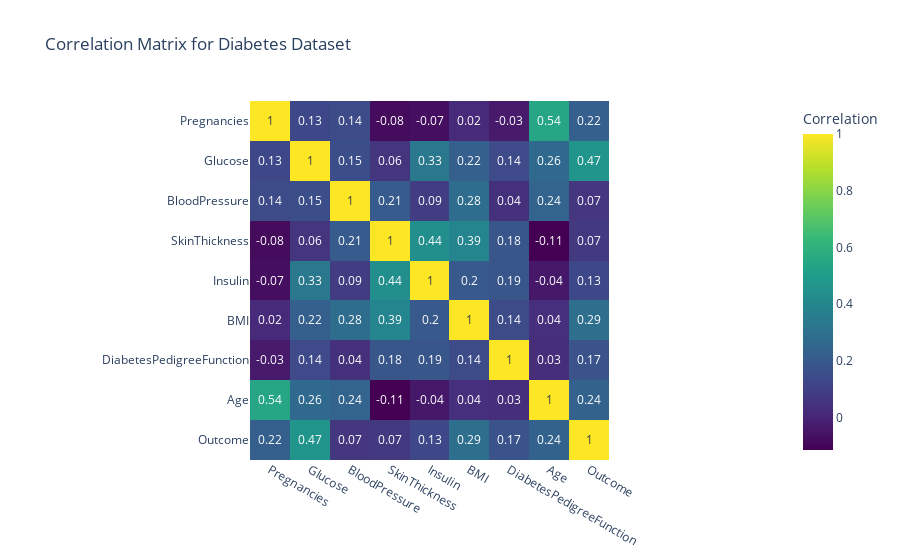

Here is the notebook cell this chart was saved with:
### Markdown cell above
Diabetic individuals (Outcome = 1) tend to be older, with a more significant concentration in the 30–50 age range.
Non-diabetic individuals (Outcome = 0) have a broader age distribution, including more younger individuals.
This implies that age might play a role in the likelihood of developing diabetes, with older individuals at a higher risk.

### Code cell
# 5. Heatmap: Correlation Matrix
correlation = df.corr()
correlation_matrix = correlation.values.astype(float)
fig5 = px.imshow(correlation_matrix, x=correlation.columns, y=correlation.columns,
                 color_continuous_scale='Viridis', title="Correlation Matrix for Diabetes Dataset",
                 labels=dict(color="Correlation"))
fig5.update_traces(text=correlation.values.round(2), texttemplate="%{text}")

fig5.show()

### Figure 1 — Plotly figure (JSON) as saved in the notebook; plotly's stock layout.template omitted (floating-point values rounded to 4 significant figures)
{"data": [{"coloraxis": "coloraxis", "hovertemplate": "x: %{x}<br>y: %{y}<br>Correlation: %{z}<extra></extra>", "name": "0", "text": [[1, 0.13, 0.14, -0.08, -0.07, 0.02, -0.03, 0.54, 0.22], [0.13, 1, 0.15, 0.06, 0.33, 0.22, 0.14, 0.26, 0.47], [0.14, 0.15, 1, 0.21, 0.09, 0.28, 0.04, 0.24, 0.07], [-0.08, 0.06, 0.21, 1, 0.44, 0.39, 0.18, -0.11, 0.07], [-0.07, 0.33, 0.09, 0.44, 1, 0.2, 0.19, -0.04, 0.13], [0.02, 0.22, 0.28, 0.39, 0.2, 1, 0.14, 0.04, 0.29], [-0.03, 0.14, 0.04, 0.18, 0.19, 0.14, 1, 0.03, 0.17], [0.54, 0.26, 0.24, -0.11, -0.04, 0.04, 0.03, 1, 0.24], [0.22, 0.47, 0.07, 0.07, 0.13, 0.29, 0.17, 0.24, 1]], "texttemplate": "%{text}", "type": "heatmap", "x": ["Pregnancies", "Glucose", "BloodPressure", "SkinThickness", "Insulin", "BMI", "DiabetesPedigreeFunction", "Age", "Outcome"], "xaxis": "x", "y": ["Pregnancies", "Glucose", "BloodPressure", "SkinThickness", "Insulin", "BMI", "DiabetesPedigreeFunction", "Age", "Outcome"], "yaxis": "y", "z": [[1, 0.1295, 0.1413, -0.08167, -0.07353, 0.01768, -0.03352, 0.5443, 0.2219], [0.1295, 1, 0.1526, 0.05733, 0.3314, 0.2211, 0.1373, 0.2635, 0.4666], [0.1413, 0.1526, 1, 0.2074, 0.08893, 0.2818, 0.04126, 0.2395, 0.06507], [-0.08167, 0.05733, 0.2074, 1, 0.4368, 0.3926, 0.1839, -0.114, 0.07475], [-0.07353, 0.3314, 0.08893, 0.4368, 1, 0.1979, 0.1851, -0.04216, 0.1305], [0.01768, 0.2211, 0.2818, 0.3926, 0.1979, 1, 0.1406, 0.03624, 0.2927], [-0.03352, 0.1373, 0.04126, 0.1839, 0.1851, 0.1406, 1, 0.03356, 0.1738], [0.5443, 0.2635, 0.2395, -0.114, -0.04216, 0.03624, 0.03356, 1, 0.2384], [0.2219, 0.4666, 0.06507, 0.07475, 0.1305, 0.2927, 0.1738, 0.2384, 1]]}], "layout": {"coloraxis": {"colorbar": {"title": {"text": "Correlation"}}, "colorscale": [[0, "#440154"], [0.1111, "#482878"], [0.2222, "#3e4989"], [0.3333, "#31688e"], [0.4444, "#26828e"], [0.5556, "#1f9e89"], [0.6667, "#35b779"], [0.7778, "#6ece58"], [0.8889, "#b5de2b"], [1, "#fde725"]]}, "title": {"text": "Correlation Matrix for Diabetes Dataset"}, "xaxis": {"anchor": "y", "constrain": "domain", "domain": [0, 1], "scaleanchor": "y"}, "yaxis": {"anchor": "x", "autorange": "reversed", "constrain": "domain", "domain": [0, 1]}}}
